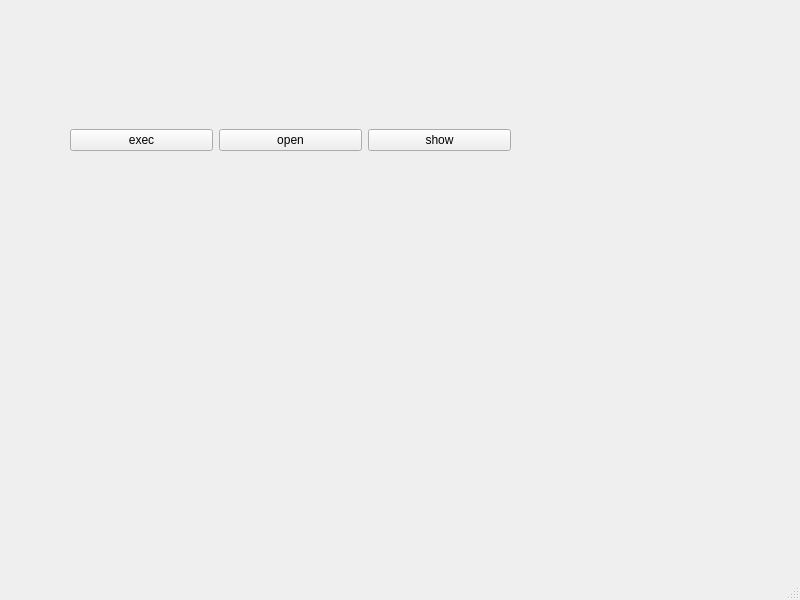
<?xml version="1.0" encoding="UTF-8"?>
<ui version="4.0">
 <class>MainWindow</class>
 <widget class="QMainWindow" name="MainWindow">
  <property name="geometry">
   <rect>
    <x>0</x>
    <y>0</y>
    <width>800</width>
    <height>600</height>
   </rect>
  </property>
  <property name="windowTitle">
   <string>MainWindow</string>
  </property>
  <widget class="QWidget" name="centralwidget">
   <widget class="QWidget" name="">
    <property name="geometry">
     <rect>
      <x>70</x>
      <y>100</y>
      <width>441</width>
      <height>81</height>
     </rect>
    </property>
    <layout class="QHBoxLayout" name="horizontalLayout">
     <item>
      <widget class="QPushButton" name="btnExec">
       <property name="text">
        <string>exec</string>
       </property>
      </widget>
     </item>
     <item>
      <widget class="QPushButton" name="btnOpen">
       <property name="text">
        <string>open</string>
       </property>
      </widget>
     </item>
     <item>
      <widget class="QPushButton" name="btnShow">
       <property name="text">
        <string>show</string>
       </property>
      </widget>
     </item>
    </layout>
   </widget>
  </widget>
  <widget class="QMenuBar" name="menubar">
   <property name="geometry">
    <rect>
     <x>0</x>
     <y>0</y>
     <width>800</width>
     <height>22</height>
    </rect>
   </property>
  </widget>
  <widget class="QStatusBar" name="statusbar"/>
 </widget>
 <resources/>
 <connections/>
</ui>
